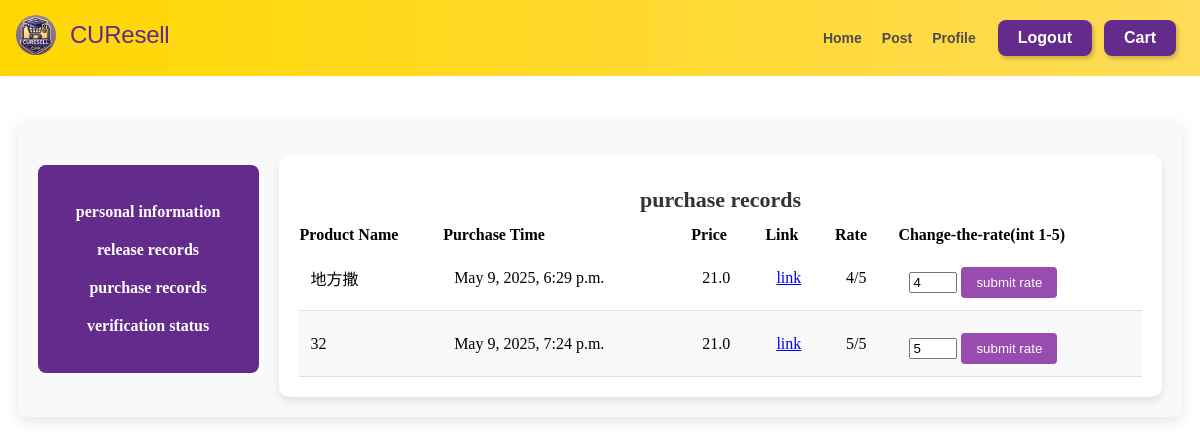
Before: /purchase_records/ (signed in) with the older database file.
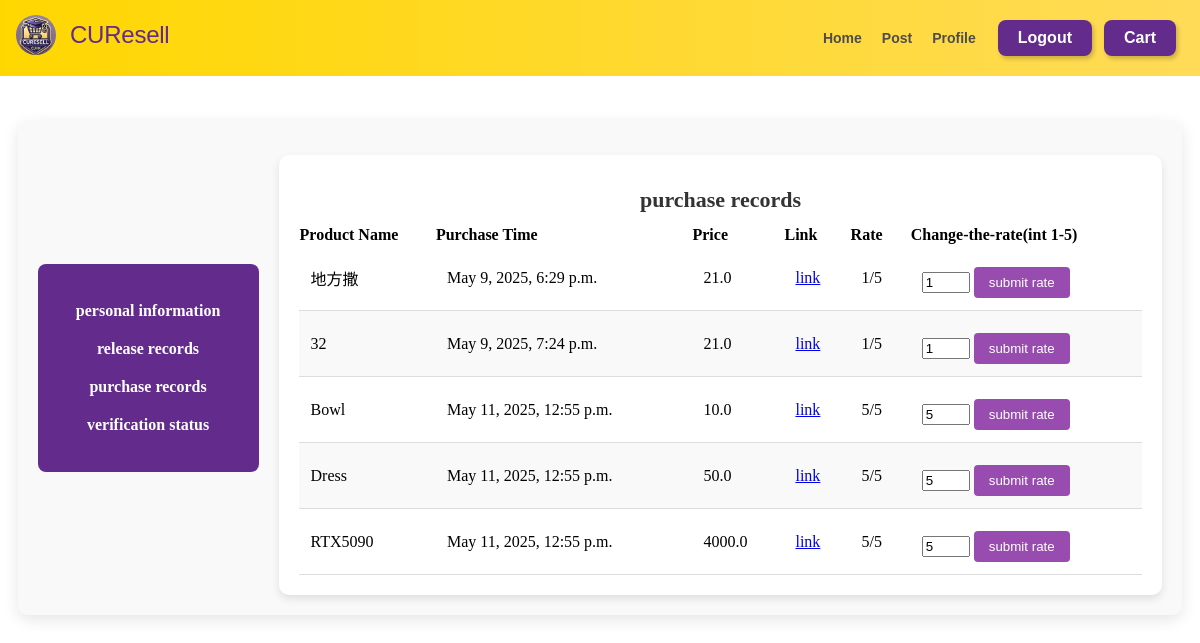
After: the same page with the newer database file.
### product/models.py (models this page shows, shortened)
class ProductInfo(models.Model):
    title = models.CharField(max_length=20)
    description = models.CharField(max_length=2000)
    picture = models.ImageField(upload_to='product')
    price = models.DecimalField(max_digits=10,decimal_places=2)
    posted_at = models.DateTimeField((u"Conversation Time"),  auto_now_add=True)
    isSold = models.BooleanField(default=False)
    seller = models.ForeignKey(UserInfo, on_delete=models.CASCADE, default='')
    product = ProdInfoManager()

### transaction/models.py (models this page shows)
class Transaction(models.Model):
    buyer = models.ForeignKey(UserInfo, on_delete=models.CASCADE, default='')
    product = models.ForeignKey(ProductInfo, on_delete=models.CASCADE, default='')
    date = models.DateTimeField((u"Conversation Time"),  auto_now_add=True)
    price = models.FloatField(default=0.0)
    rate = models.IntegerField(default=5)

### user/views.py (the view)
# urls.py: url(r'^purchase_records/$',views.purchase_records, name='purchase_records'),
def purchase_records(request):
    username = request.session.get('username')
    userinfo = UserInfo.objects.filter(username=username).first()
    all_records = Transaction.objects.all()
    records=[]
    for index, record in enumerate(all_records):
        if record.buyer==userinfo:
            records.append({"prod":record.product,"rate":record.rate,"price":record.price,"date":record.date,"transaction_index":index})
    content={'records': records}
    return render(request, 'purchase_records.html', content)

### templates/purchase_records.html (shortened to what this page needs)
<!DOCTYPE html>
<html lang="en">
<head>
  <link rel="stylesheet" href="/static/css/post_prod.css">
  <link rel="stylesheet" href="/static/css/nav_bar.css">
  <link rel="stylesheet" href="/static/css/profile.css">
</head>
<body>
  {% include 'nav_bar.html' %}
    <div class="list">
      <div class="list_nav ">
          <ul class="list-group">
              <li class="list-group-item"><a onclick="goToProfile()">personal information</a></li>
              <li class="list-group-item"><a onclick="goToReleaseRecords()">release records</a></li>
              <li class="list-group-item"><a onclick="goToPurchaseRecords()">purchase records</a></li>
              <li class="list-group-item"><a onclick="goToVerification()">verification status</a></li>
          </ul>
      </div>
      <div class="list_body">
          <table class="table">
              <caption class="text-center">purchase records</caption>
                <thead>
                    <tr>
                        <th scope="col">Product Name</th>
                        <th scope="col">Purchase Time</th>
                        <th scope="col">Price</th>
                        <th scope="col">Link</th>
                        <th scope="col">Rate</th>
                        <th scope="col">Change-the-rate(int 1-5)</th>
                  <tbody>
                    {% for record in records %}
                    <tr>
                        <td>{{ record.prod.title }}</td>
                        <td>{{ record.date }}</td>
                        <td>{{ record.price  }}</td>
                        <td><a href="/detail/?title={{ record.prod.title }}">link</a></td>
                        <td>{{ record.rate }}/5</td>
                        <td><div class="rating-container">
                            <form class="rating-form" data-product-id="{{ record.transaction_index }}">
                                <input type="number"
                                       name="rating"
                                       class="rating-input"
                                       placeholder="1-5分"
                                       value="{{ record.rate }}"
                                       min="1"
                                       max="5">
                                <button type="submit" class="submit-btn">submit rate</button>
                            </form>
                        </div></td>
                    </tr>
                    {% endfor %}
                  </tbody>
              </table>
      </div>
  </div>
</body>
</html>

Changed rows visible on the page:
computed for ProductInfo "地方撒": rate "4" → "1"; rating "4" → "1"
computed for ProductInfo "May 9, 2025, 7:24 p.m.": rate "5" → "1"; rating "5" → "1"
now on this page (row edited): ProductInfo: prod "Bowl", date "May 11, 2025, 12:55 p.m.", price "10.0", rate "5", rating "5"
now on this page (row edited): ProductInfo: prod "Dress", date "May 11, 2025, 12:55 p.m.", price "50.0", rate "5", rating "5"
now on this page (row edited): ProductInfo: prod "RTX5090", date "May 11, 2025, 12:55 p.m.", price "4000.0", rate "5", rating "5"
